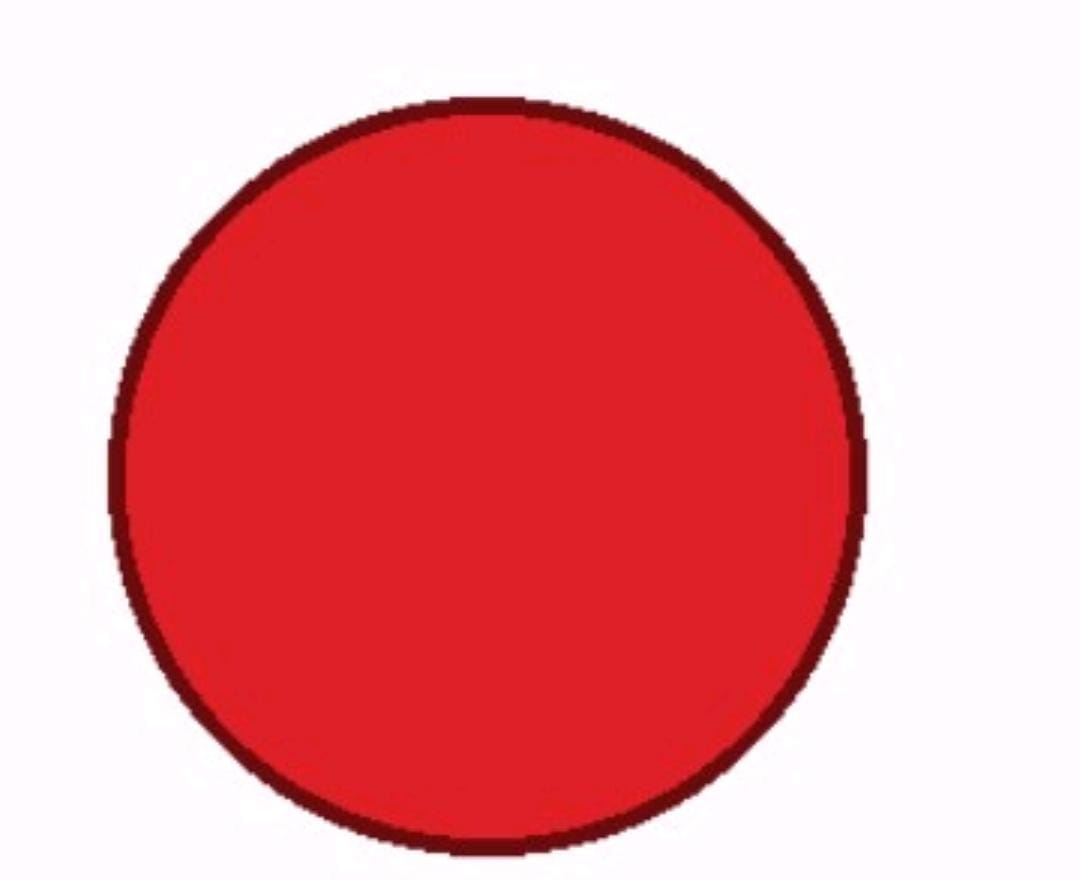
#> input picture images/red.jpg, 1080 x 880 px
$ python lighting_test.py
#> lines starting #> are read from the running program, lines starting #| are printed output that depends on the picture
### histogram.py

import cv2
import numpy as np


def extract_histogram(image_path):
    """
    Read an image, convert it to HSV,
    and calculate its normalized colour histogram.
    """

    # Read the image
    image = cv2.imread(image_path)

    if image is None:
        raise ValueError(f"Unable to read image: {image_path}")

    # Convert BGR image to HSV
    hsv = cv2.cvtColor(image, cv2.COLOR_BGR2HSV)

    # Calculate 2D histogram using Hue and Saturation
    hist = cv2.calcHist(
        [hsv],
        [0, 1],
        None,
        [36, 32],
        [0, 180, 0, 256]
    )

    # Normalize the histogram
    cv2.normalize(
        hist,
        hist,
        alpha=1,
        norm_type=cv2.NORM_L1
    )

    return hist

### recognition.py

import cv2
from histogram import extract_histogram


# Reference images
REFERENCE_IMAGES = {
    "Red": "images/red.jpg",
    "Green": "images/green.jpg",
    "Blue": "images/blue.jpg",
    "Yellow": "images/yellow.jpg"
}


def recognize_color(test_image_path):
    """
    Compare the test image histogram with
    reference colour histograms.
    """

    # Extract histogram of test image
    test_hist = extract_histogram(test_image_path)

    best_match = None
    lowest_distance = float("inf")

    # Compare with all reference images
    for color, image_path in REFERENCE_IMAGES.items():

        reference_hist = extract_histogram(image_path)

        # Calculate Bhattacharyya distance
        distance = cv2.compareHist(
            test_hist,
            reference_hist,
            cv2.HISTCMP_BHATTACHARYYA
        )

        print(f"{color}: Distance = {distance:.4f}")

        if distance < lowest_distance:
            lowest_distance = distance
            best_match = color

    return best_match, lowest_distance

### lighting_test.py

import cv2
import os
from recognition import recognize_color


def change_brightness(image_path, factor):
    """
    Increase or decrease image brightness.
    """
#> called with image_path = 'images/red.jpg', factor = 0.5

    image = cv2.imread(image_path)
#> image is the input picture: shape (880, 1080, 3); mean B, G, R 151.3, 145.9, 234.6

    if image is None:
        raise ValueError(f"Unable to read image: {image_path}")

    # Convert image to HSV
    hsv = cv2.cvtColor(image, cv2.COLOR_BGR2HSV)
#> hsv: shape (880, 1080, 3); mean H, S, V 156.6, 105.8, 234.7

    # Modify the Value channel
    h, s, v = cv2.split(hsv)
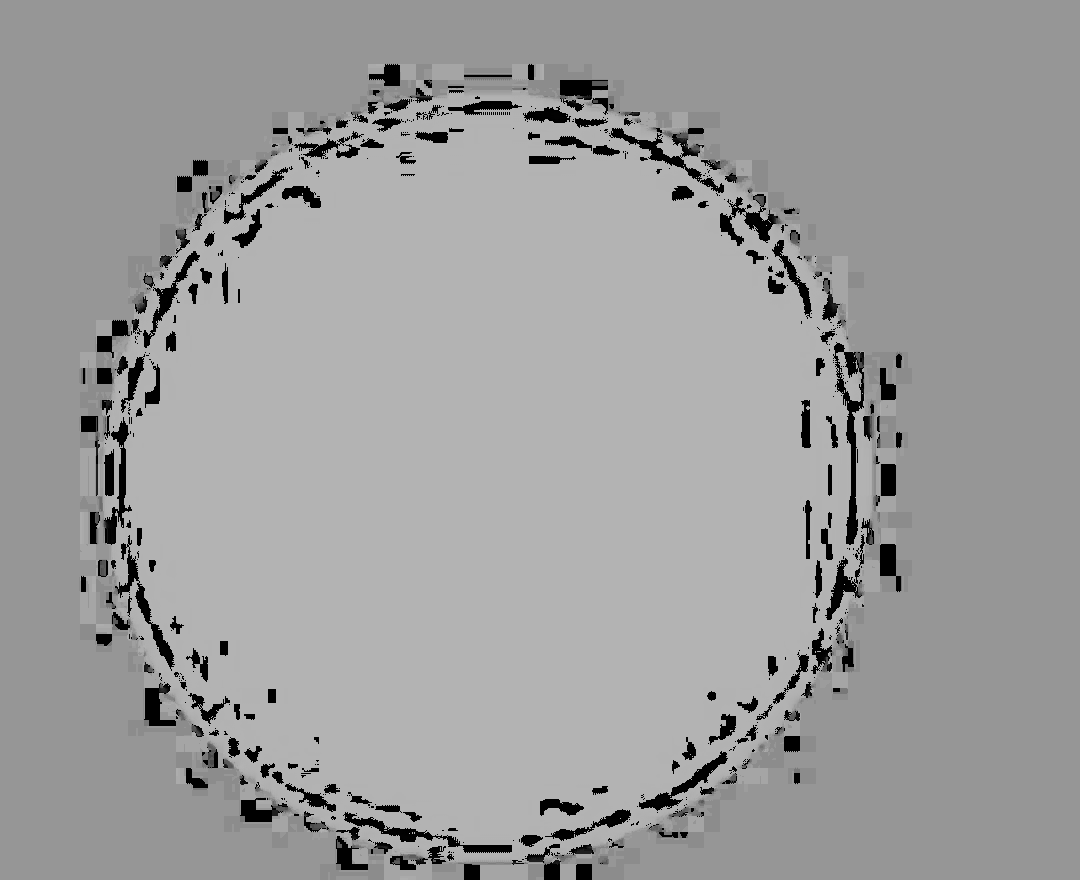
#> h: shape (880, 1080); min 0, max 179, mean 156.6
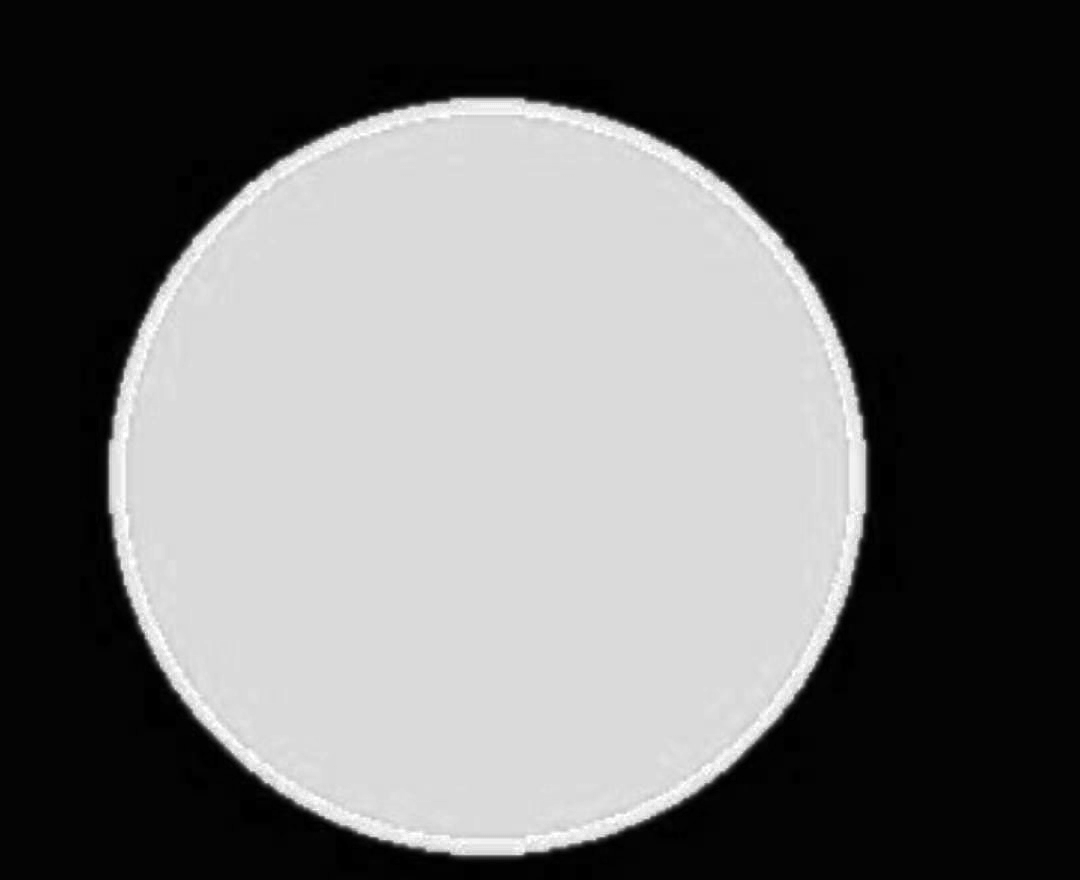
#> s: shape (880, 1080); min 0, max 255, mean 105.8

    v = cv2.convertScaleAbs(v, alpha=factor)
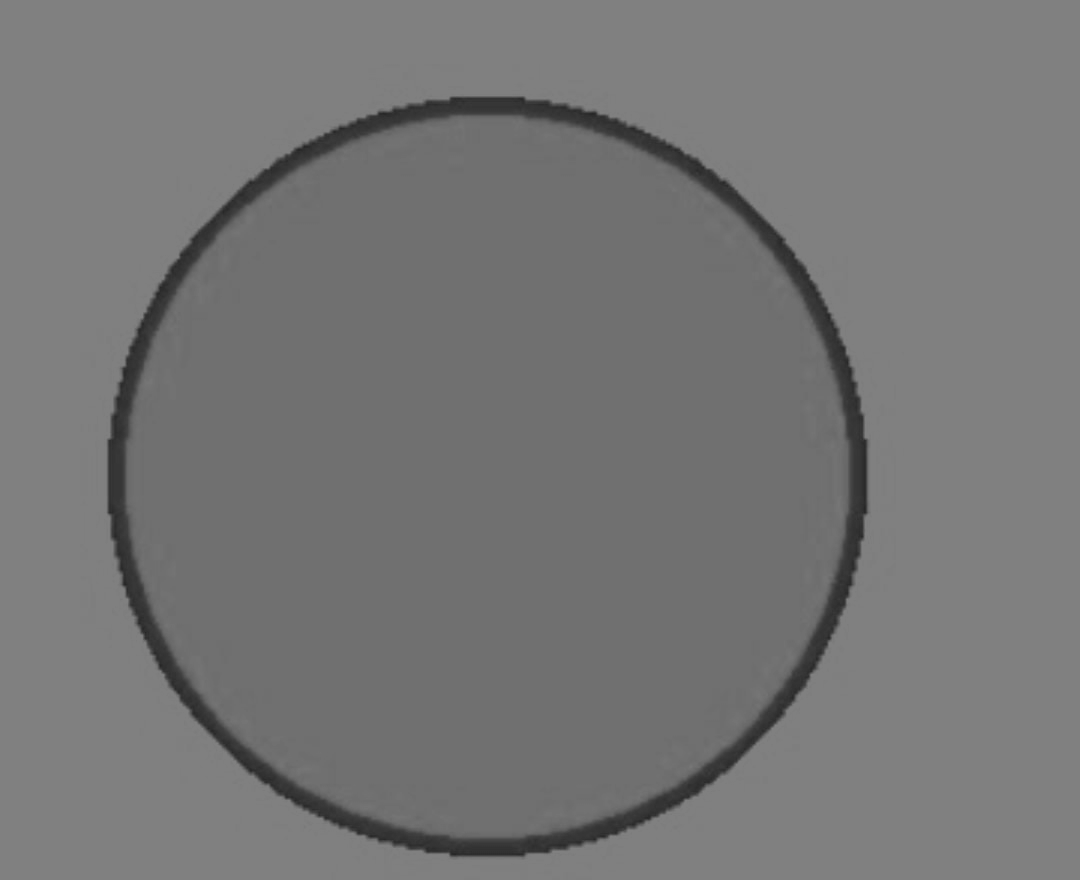
#> v: shape (880, 1080); min 38, max 128, mean 117.8

    # Merge HSV channels
    modified_hsv = cv2.merge([h, s, v])
#> modified_hsv: shape (880, 1080, 3); mean H, S, V 156.6, 105.8, 117.8

    # Convert back to BGR
    result = cv2.cvtColor(modified_hsv, cv2.COLOR_HSV2BGR)
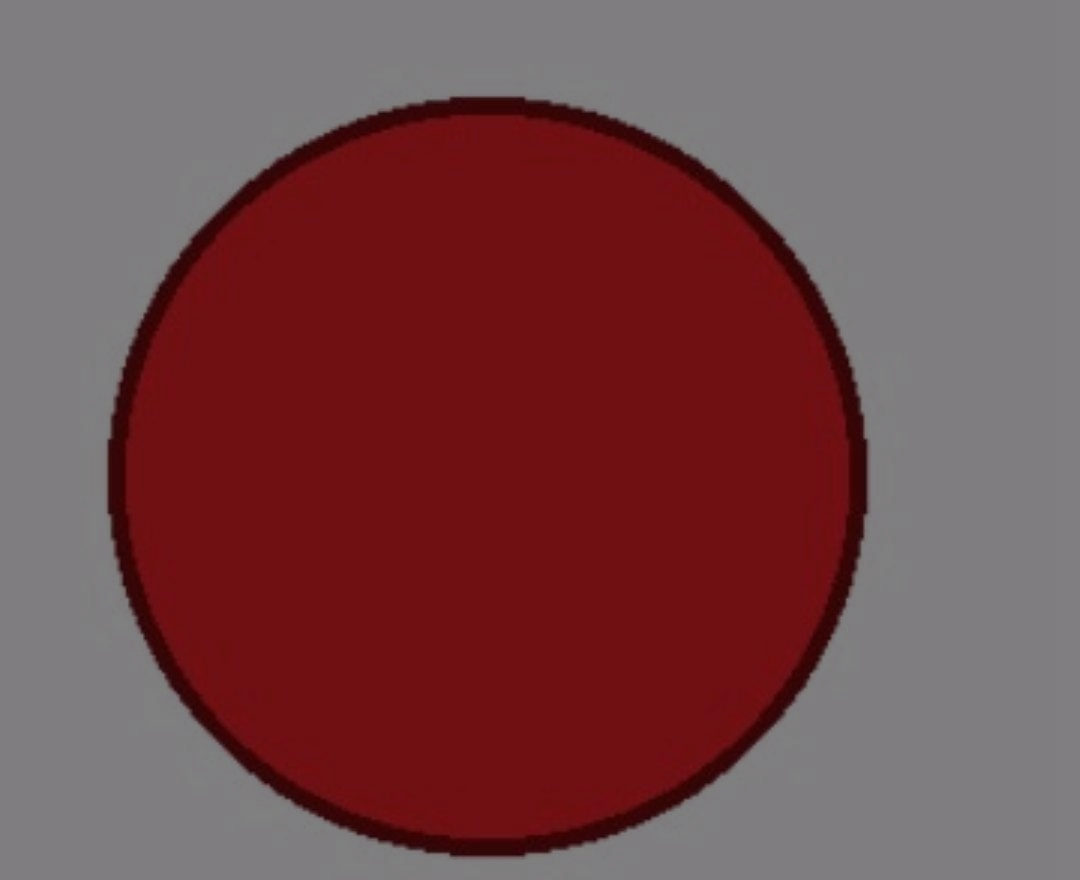
#> result: shape (880, 1080, 3); mean B, G, R 75.5, 72.7, 117.7

    return result


def run_lighting_test():

    os.makedirs("outputs", exist_ok=True)

    reference_images = {
        "Red": "images/red.jpg",
        "Green": "images/green.jpg",
        "Blue": "images/blue.jpg",
        "Yellow": "images/yellow.jpg"
    }

    brightness_levels = [0.5, 0.75, 1.0, 1.25, 1.5]

    for color, image_path in reference_images.items():

        print(f"\nTesting {color} image")

        for factor in brightness_levels:

            # Change brightness
            modified_image = change_brightness(image_path, factor)

            # Save modified image
            output_path = f"outputs/{color.lower()}_{factor}.jpg"

            cv2.imwrite(output_path, modified_image)

            # Recognize modified image
            result, distance = recognize_color(output_path)
#> in extract_histogram, `hsv = cv2.cvtColor(image, cv2.COLOR_BGR2HSV)`: hsv: shape (880, 1080, 3); mean H, S, V 148.3, 107.2, 117.8
#> in extract_histogram, `cv2.normalize( hist, hist, alpha=1, norm_type=cv2.NORM_L1 )`: hist: shape (36, 32) float32; min 0, max 0.447, mean 0.000868
#> call 2 of extract_histogram, with image_path = 'images/red.jpg'
#> in extract_histogram (call 2), `cv2.normalize( hist, hist, alpha=1, norm_type=cv2.NORM_L1 )`:
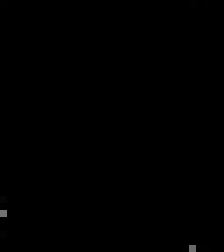
#> hist: shape (36, 32) float32 (shown 7 times larger); min 0, max 0.45, mean 0.000868
#> in recognize_color, `distance = cv2.compareHist( test_hist, reference_hist, cv2.HISTCMP_BHA..`: distance = 0.61
#| Red: Distance = 0.6100
#> result = 'Red'; distance = 0.61

            print(
                f"Brightness: {factor} | "
                f"Recognized: {result} | "
                f"Distance: {distance:.4f}"
            )
#| Brightness: 0.5 | Recognized: Red | Distance: 0.6100
#> pass 2 of the loop in run_lighting_test, `for color, image_path in reference_images.items():`:
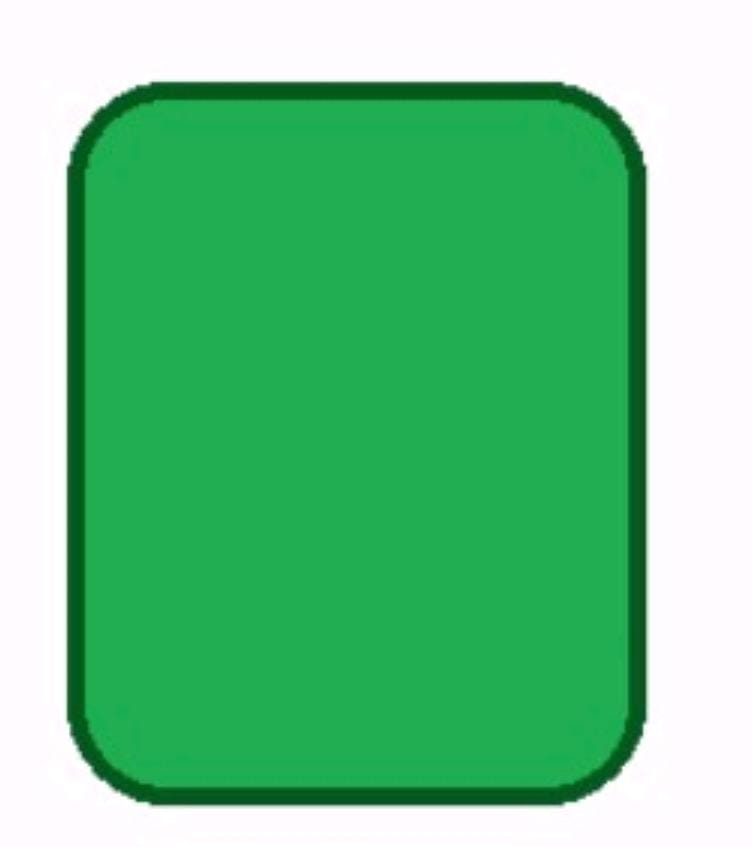
#> input picture images/green.jpg, 752 x 847 px
#> in change_brightness, image is the input picture: shape (847, 752, 3); mean B, G, R 140.1, 195.7, 109.9
#> h: shape (847, 752)
#> s: shape (847, 752)
#> modified_hsv: shape (847, 752, 3); mean H, S, V 93.7, 135.8, 98.6
#> in change_brightness (call 6), `result = cv2.cvtColor(modified_hsv, cv2.COLOR_HSV2BGR)`:
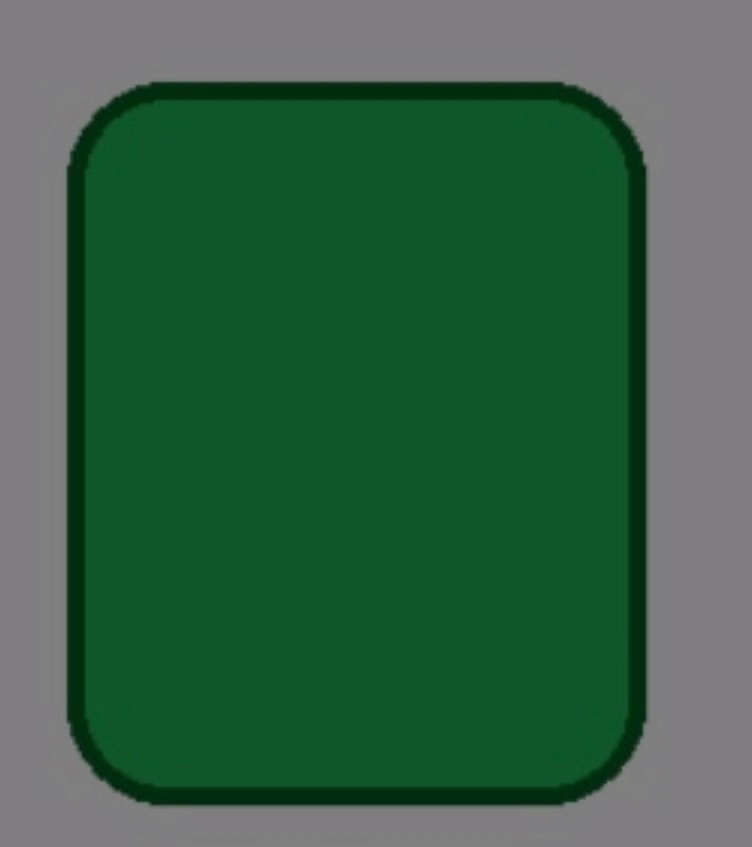
#> result: shape (847, 752, 3); mean B, G, R 69.1, 97.8, 54.7
#> in extract_histogram (call 26), `hist = cv2.calcHist( [hsv], [0, 1], None, [36, 32], [0, 180, 0, 256] )`:
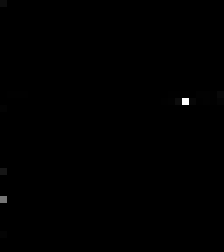
#> hist: shape (36, 32) float32 (shown 7 times larger); min 0, max 333906, mean 552.9; drawn with min black and max white
#> pass 3 of the loop in run_lighting_test, `for color, image_path in reference_images.items():`:
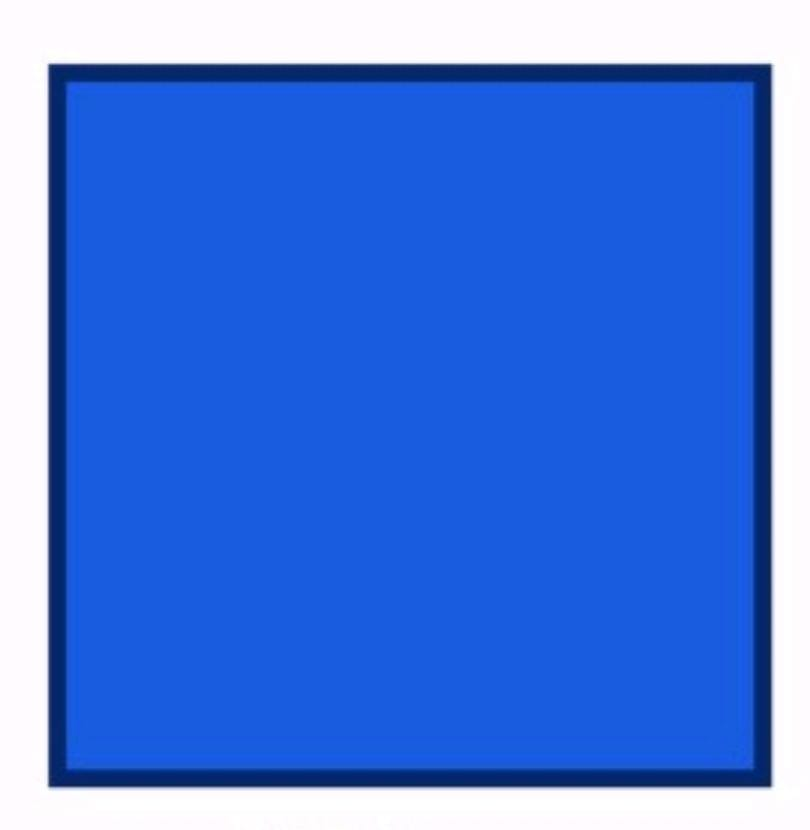
#> input picture images/blue.jpg, 810 x 830 px
#> in change_brightness, image is the input picture: shape (830, 810, 3); mean B, G, R 221.1, 123.2, 74.4
#> h: shape (830, 810)
#> s: shape (830, 810)
#> in change_brightness (call 11), `v = cv2.convertScaleAbs(v, alpha=factor)`:
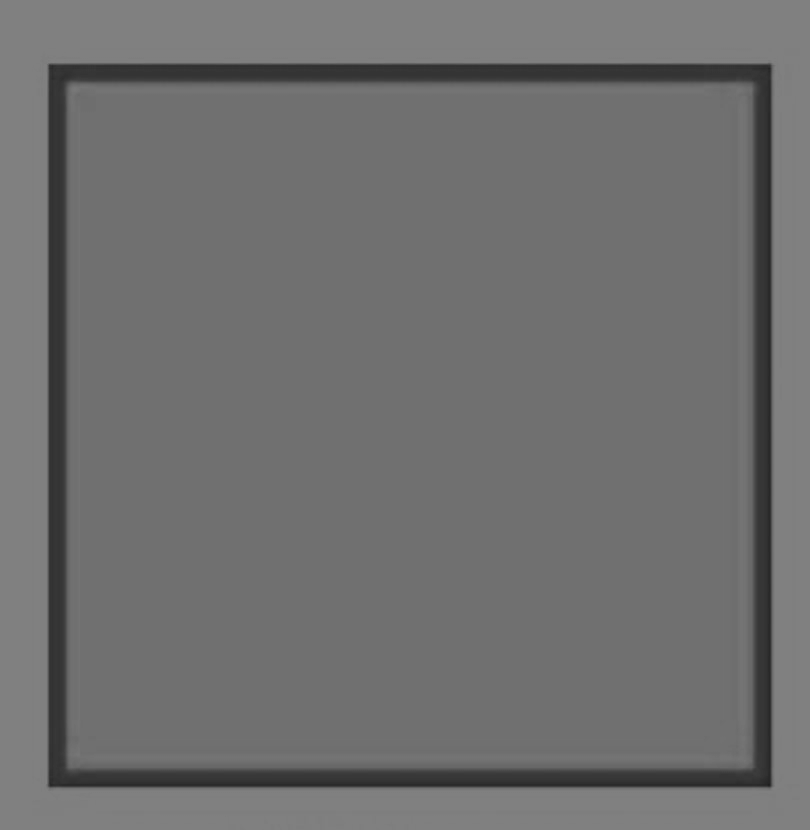
#> v: shape (830, 810); min 30, max 128, mean 111
#> modified_hsv: shape (830, 810, 3); mean H, S, V 114.5, 177, 111
#> in change_brightness (call 11), `result = cv2.cvtColor(modified_hsv, cv2.COLOR_HSV2BGR)`:
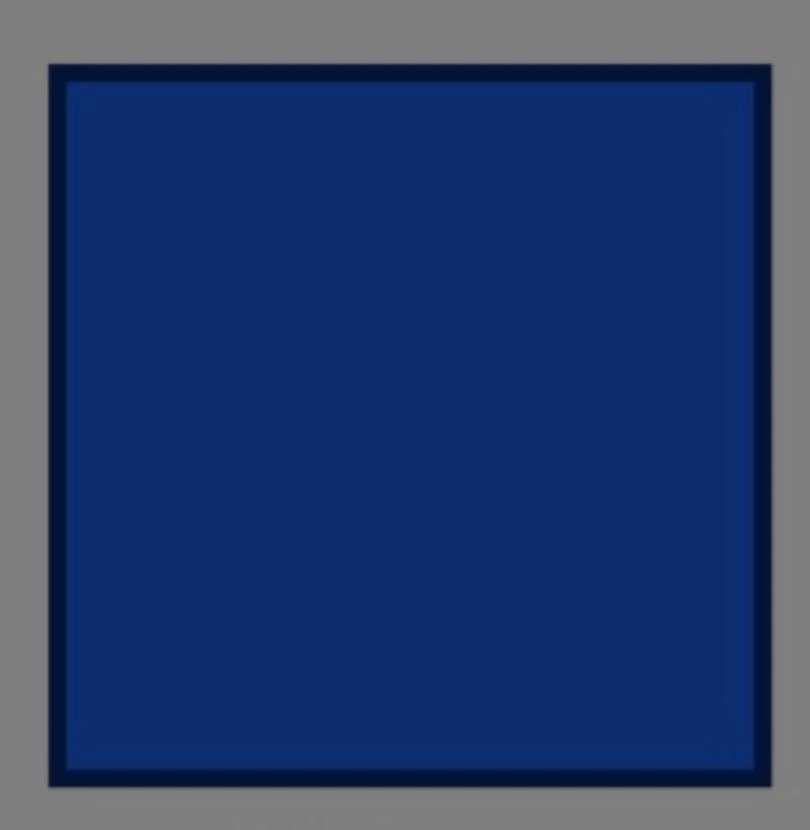
#> result: shape (830, 810, 3); mean B, G, R 110.9, 60.9, 36.9
#> the loop made 4 passes; the first 3 are shown


if __name__ == "__main__":
    run_lighting_test()
